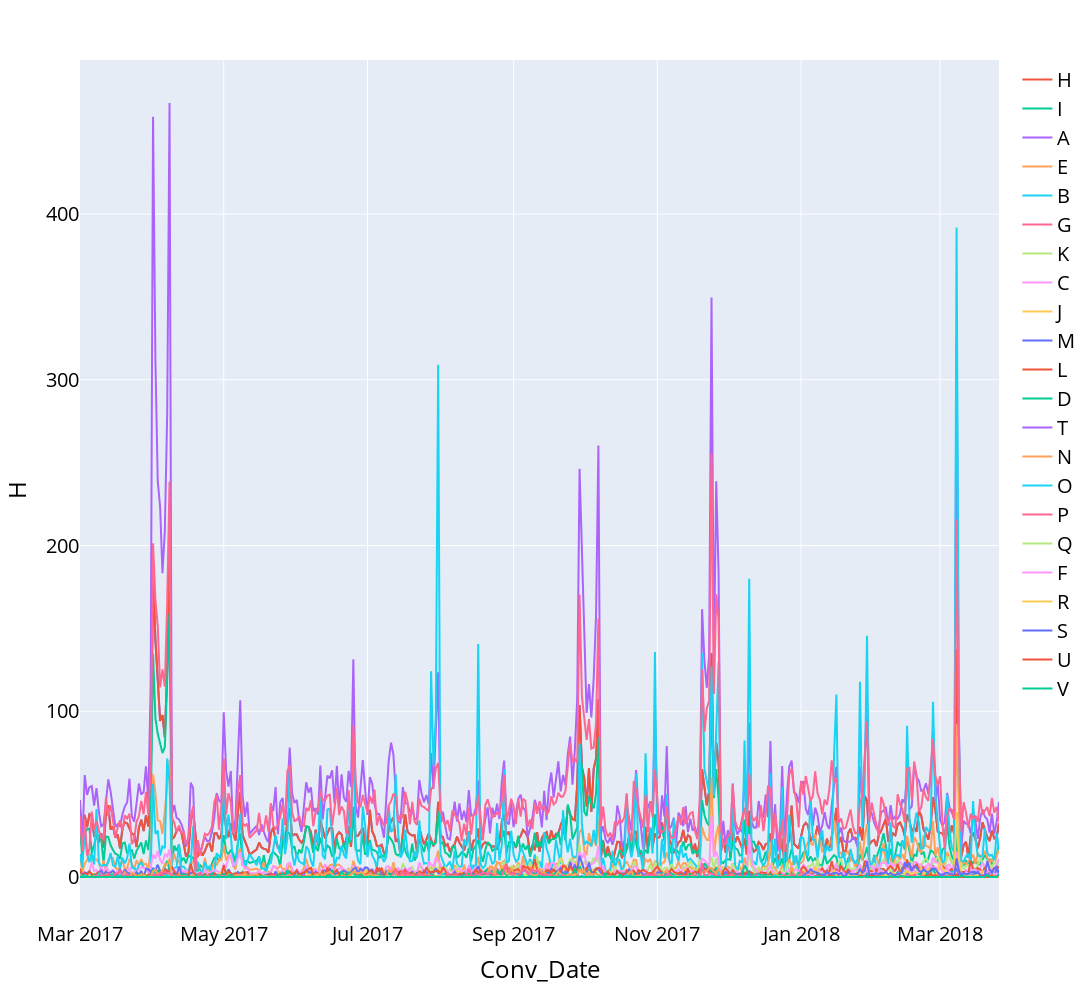

The notebook cell this image was saved under:
### Markdown cell above
Daily

### Code cell
day_evolution_channels = df.groupby(['Conv_Date'], as_index=False)[channels].sum()

for idx,i in enumerate(channels):
    if idx == 0:
        fig = px.line(day_evolution_channels, x="Conv_Date", y=i, labels=i)
        fig.add_scatter(x=day_evolution_channels["Conv_Date"], y=day_evolution_channels[i], name=i, mode='lines')
    else:    
        fig.add_scatter(x=day_evolution_channels["Conv_Date"], y=day_evolution_channels[i], name=i, mode='lines')
        
fig.update_layout(
    autosize=False,
    width=2500,
    height=1000,
    font=dict(
            size=20,
            color='#000000'
        ))  
  
fig.show()

### Figure 1 — Plotly figure (JSON) as saved in the notebook; plotly's stock layout.template omitted (floating-point values rounded to 4 significant figures; data arrays with more than 128 entries replaced by an {"elided": "..."} marker saying what was removed)
{"data": [{"hovertemplate": "Conv_Date=%{x}<br>H=%{y}<extra></extra>", "legendgroup": "", "line": {"color": "#636efa", "dash": "solid"}, "marker": {"symbol": "circle"}, "mode": "lines", "name": "", "orientation": "v", "showlegend": false, "type": "scatter", "x": {"elided": "389 str values"}, "xaxis": "x", "y": {"elided": "389 float values"}, "yaxis": "y"}, {"mode": "lines", "name": "H", "type": "scatter", "x": {"elided": "389 str values"}, "y": {"elided": "389 float values"}}, {"mode": "lines", "name": "I", "type": "scatter", "x": {"elided": "389 str values"}, "y": {"elided": "389 float values"}}, {"mode": "lines", "name": "A", "type": "scatter", "x": {"elided": "389 str values"}, "y": {"elided": "389 float values"}}, {"mode": "lines", "name": "E", "type": "scatter", "x": {"elided": "389 str values"}, "y": {"elided": "389 float values"}}, {"mode": "lines", "name": "B", "type": "scatter", "x": {"elided": "389 str values"}, "y": {"elided": "389 float values"}}, {"mode": "lines", "name": "G", "type": "scatter", "x": {"elided": "389 str values"}, "y": {"elided": "389 float values"}}, {"mode": "lines", "name": "K", "type": "scatter", "x": {"elided": "389 str values"}, "y": {"elided": "389 float values"}}, {"mode": "lines", "name": "C", "type": "scatter", "x": {"elided": "389 str values"}, "y": {"elided": "389 float values"}}, {"mode": "lines", "name": "J", "type": "scatter", "x": {"elided": "389 str values"}, "y": {"elided": "389 float values"}}, {"mode": "lines", "name": "M", "type": "scatter", "x": {"elided": "389 str values"}, "y": {"elided": "389 float values"}}, {"mode": "lines", "name": "L", "type": "scatter", "x": {"elided": "389 str values"}, "y": {"elided": "389 float values"}}, {"mode": "lines", "name": "D", "type": "scatter", "x": {"elided": "389 str values"}, "y": {"elided": "389 float values"}}, {"mode": "lines", "name": "T", "type": "scatter", "x": {"elided": "389 str values"}, "y": {"elided": "389 float values"}}, {"mode": "lines", "name": "N", "type": "scatter", "x": {"elided": "389 str values"}, "y": {"elided": "389 float values"}}, {"mode": "lines", "name": "O", "type": "scatter", "x": {"elided": "389 str values"}, "y": {"elided": "389 float values"}}, {"mode": "lines", "name": "P", "type": "scatter", "x": {"elided": "389 str values"}, "y": {"elided": "389 float values"}}, {"mode": "lines", "name": "Q", "type": "scatter", "x": {"elided": "389 str values"}, "y": {"elided": "389 float values"}}, {"mode": "lines", "name": "F", "type": "scatter", "x": {"elided": "389 str values"}, "y": {"elided": "389 float values"}}, {"mode": "lines", "name": "R", "type": "scatter", "x": {"elided": "389 str values"}, "y": {"elided": "389 float values"}}, {"mode": "lines", "name": "S", "type": "scatter", "x": {"elided": "389 str values"}, "y": {"elided": "389 float values"}}, {"mode": "lines", "name": "U", "type": "scatter", "x": {"elided": "389 str values"}, "y": {"elided": "389 float values"}}, {"mode": "lines", "name": "V", "type": "scatter", "x": {"elided": "389 str values"}, "y": {"elided": "389 float values"}}], "layout": {"autosize": false, "font": {"color": "#000000", "size": 20}, "height": 1000, "legend": {"tracegroupgap": 0}, "margin": {"t": 60}, "width": 2500, "xaxis": {"anchor": "y", "domain": [0, 1], "title": {"text": "Conv_Date"}}, "yaxis": {"anchor": "x", "domain": [0, 1], "title": {"text": "H"}}}}
